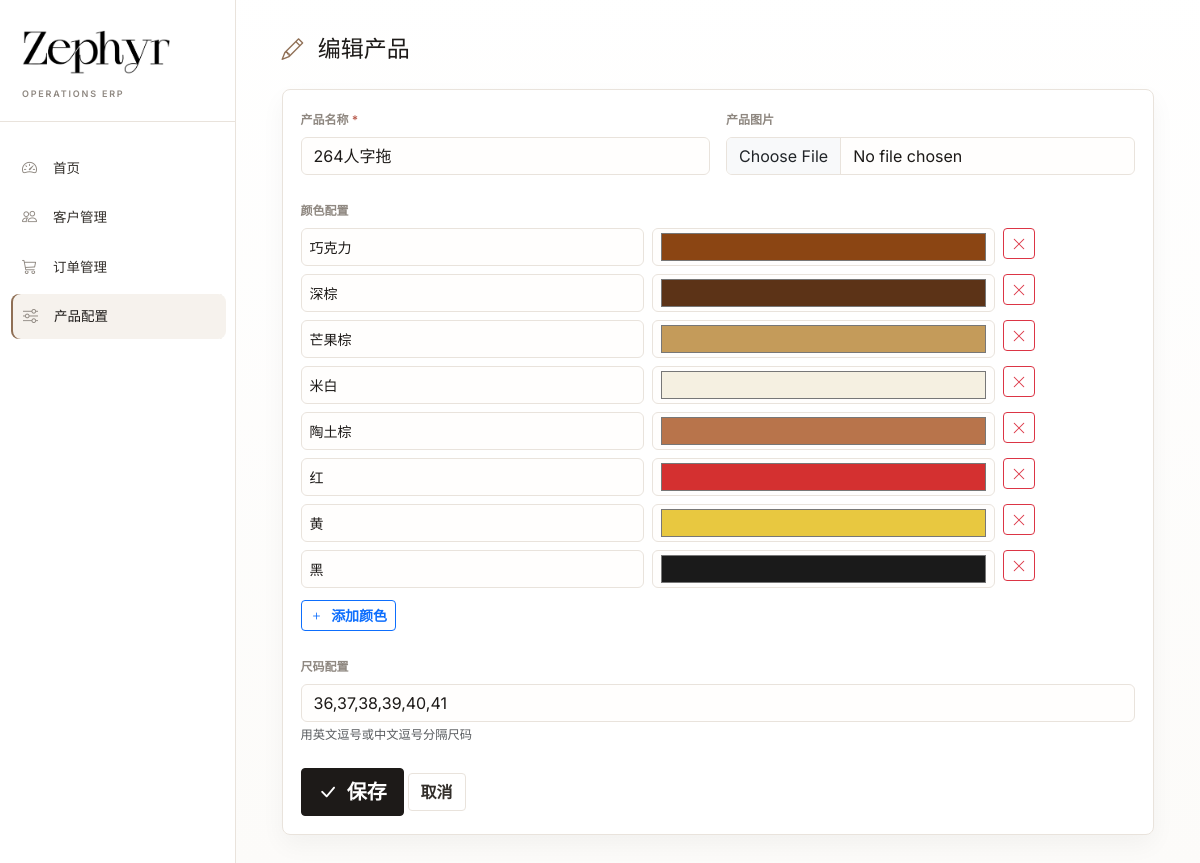
/products/1/edit, run on the app's committed database.
### models.py (models this page shows, shortened)
class Product(db.Model):
    __tablename__ = 'products'
    id = db.Column(db.Integer, primary_key=True)
    name = db.Column(db.String(100), unique=True, nullable=False)  # 如: 2603人字拖
    image = db.Column(db.String(255), default='')
    is_active = db.Column(db.Boolean, default=True)
    created_at = db.Column(db.DateTime, default=datetime.utcnow)
    colors = db.relationship('ProductColor', backref='product', lazy='dynamic',
                             cascade='all, delete-orphan')
    sizes = db.relationship('ProductSize', backref='product', lazy='dynamic',
                            cascade='all, delete-orphan')
    orders = db.relationship('Order', backref='product', lazy='dynamic')
    def get_sorted_colors(self):
        return self.colors.order_by(ProductColor.sort_order).all()
    def get_sorted_sizes(self):
        return self.sizes.order_by(ProductSize.sort_order).all()

class ProductColor(db.Model):
    __tablename__ = 'product_colors'
    id = db.Column(db.Integer, primary_key=True)
    product_id = db.Column(db.Integer, db.ForeignKey('products.id'), nullable=False)
    name = db.Column(db.String(50), nullable=False)  # 如: 巧克力
    hex_code = db.Column(db.String(7), default='#CCCCCC')  # 如: #8B4513
    sort_order = db.Column(db.Integer, default=0)

class ProductSize(db.Model):
    __tablename__ = 'product_sizes'
    id = db.Column(db.Integer, primary_key=True)
    product_id = db.Column(db.Integer, db.ForeignKey('products.id'), nullable=False)
    size_label = db.Column(db.String(10), nullable=False)  # 如: 36, 37, 38
    sort_order = db.Column(db.Integer, default=0)

### app.py (the view, shortened to what this page needs)
@app.route('/products/<int:product_id>/edit', methods=['GET', 'POST'])
def product_edit(product_id):
    product = Product.query.get_or_404(product_id)
    return render_template('product_form.html', product=product)

### templates/product_form.html (shortened to what this page needs)
{% extends "base.html" %}
{% block content %}
<h4 class="mb-4">
    <i class="bi bi-{{ 'pencil' if product else 'box' }} me-2"></i>
    {{ '编辑产品' if product else '添加产品' }}
</h4>
<div class="card">
    <div class="card-body">
        <form method="POST" enctype="multipart/form-data" id="productForm">
            <div class="row g-3 mb-4">
                <div class="col-md-6">
                    <label class="form-label">产品名称 <span class="text-danger">*</span></label>
                    <input type="text" name="name" class="form-control" required
                           value="{{ product.name if product else '' }}"
                           placeholder="例如：2603人字拖">
                </div>
                <div class="col-md-6">
                    <label class="form-label">产品图片</label>
                    <input type="file" name="image" class="form-control" accept="image/*">
                </div>
            </div>
            <div class="mb-4">
                <label class="form-label fw-bold">颜色配置</label>
                <div id="colorsContainer">
                    {% if product %}
                    {% for c in product.get_sorted_colors() %}
                    <div class="row g-2 mb-2 color-row">
                        <div class="col-5">
                            <input type="text" name="color_name[]" class="form-control form-control-sm"
                                   value="{{ c.name }}" placeholder="颜色名称">
                        </div>
                        <div class="col-5">
                            <input type="color" name="color_hex[]" class="form-control form-control-sm"
                                   value="{{ c.hex_code }}">
                        </div>
                        <div class="col-2">
                            <button type="button" class="btn btn-sm btn-outline-danger" onclick="removeColor(this)">
                                <i class="bi bi-x-lg"></i>
                            </button>
                        </div>
                    </div>
                    {% endfor %}
                    {% endif %}
                </div>
                <button type="button" class="btn btn-sm btn-outline-primary mt-1" onclick="addColor()">
                    <i class="bi bi-plus me-1"></i> 添加颜色
                </button>
            </div>
            <div class="mb-4">
                <label class="form-label fw-bold">尺码配置</label>
                <input type="text" name="size_labels" class="form-control" id="sizeInput"
                       value="{% if product %}{% for s in product.get_sorted_sizes() %}{{ s.size_label }}{% if not loop.last %},{% endif %}{% endfor %}{% else %}36,37,38,39,40,41{% endif %}"
                       placeholder="用英文逗号分隔，例如：36,37,38,39,40,41">
                <div class="form-text">用英文逗号或中文逗号分隔尺码</div>
            </div>
            <button type="submit" class="btn btn-primary btn-lg">
                <i class="bi bi-check-lg me-1"></i> 保存
            </button>
            <a href="{{ url_for('product_list') }}" class="btn btn-outline-secondary">取消</a>
        </form>
    </div>
</div>
{% endblock %}

### templates/base.html (style rules this page uses)
:root { --sidebar-width: 236px; --z-white: #ffffff; --z-paper: #fcfbf9; --z-warm-gray: #f6f2ed; --z-line: #e9e3dc; --z-soft-line: #f1ece6; --z-muted: #8f8881; --z-charcoal: #332f2b; --z-ink: #1d1a18; --z-accent: #8f6f55; --z-deep-brown: #5d3f2d; --z-success: #7a6a5f; --z-warning: #b78442; --z-danger: #b95d4f; --font-serif: 'Playfair Display', Georgia, 'Times New Roman', serif; --font-display-cn: 'Microsoft YaHei UI', 'Noto Sans SC', 'PingFang SC', 'Hiragino Sans GB', sans-serif; --font-sans: 'Microsoft YaHei UI', 'Noto Sans SC', 'Inter', 'Microsoft YaHei', 'PingFang SC', 'Hiragino Sans GB', sans-serif; --shadow-soft: 0 10px 24px rgba(31, 27, 22, 0.045); --shadow-float: 0 18px 48px rgba(31, 27, 22, 0.12); }
* { letter-spacing: 0; }
body { font-family: var(--font-sans); font-size: 14px; color: var(--z-charcoal); background: linear-gradient(180deg, rgba(255,255,255,0.96), rgba(252,251,249,0.98)), var(--z-paper); -webkit-font-smoothing: antialiased; text-rendering: optimizeLegibility; }
a { color: var(--z-ink); text-decoration: none; }
h1, h2, h3, h4, h5, h6 { color: var(--z-ink); font-weight: 600; line-height: 1.35; }
strong, .fw-bold { font-weight: 600 !important; }
.main-content > h4, .main-content > .d-flex h4 { font-family: var(--font-display-cn); font-size: 23px; font-weight: 500; margin-bottom: 0; }
.main-content > h4 i, .main-content > .d-flex h4 i { color: var(--z-accent); font-size: 0.95em; }
.card { border: 1px solid var(--z-line); border-radius: 8px; box-shadow: var(--shadow-soft); background: rgba(255,255,255,0.98); overflow: hidden; }
.card-body { padding: 18px; }
.form-control, .form-select { border: 1px solid var(--z-line); border-radius: 6px; color: var(--z-ink); background-color: #fffefd; min-height: 38px; }
.form-label { font-size: 12px; font-weight: 600; color: var(--z-muted); }
.btn { border-radius: 4px; font-weight: 600; border-width: 1px; transition: transform 0.18s ease, box-shadow 0.18s ease, background 0.18s ease, color 0.18s ease; }
.btn-primary, .btn-dark { --bs-btn-bg: var(--z-ink); --bs-btn-border-color: var(--z-ink); --bs-btn-hover-bg: #000000; --bs-btn-hover-border-color: #000000; --bs-btn-active-bg: #000000; --bs-btn-active-border-color: #000000; }
.btn-outline-secondary, .btn-outline-info { --bs-btn-color: var(--z-charcoal); --bs-btn-border-color: var(--z-line); --bs-btn-hover-color: var(--z-white); --bs-btn-hover-bg: var(--z-ink); --bs-btn-hover-border-color: var(--z-ink); }
.text-danger { color: var(--z-danger) !important; }

### data on the page
Product: name "264人字拖"
ProductColor: name "巧克力", hex_code "#8b4513"
ProductColor: name "深棕", hex_code "#5c3317"
ProductColor: name "芒果棕", hex_code "#c49b5a"
ProductColor: name "米白", hex_code "#f5f0e1"
ProductColor: name "陶土棕", hex_code "#b8744b"
ProductColor: name "红", hex_code "#d43030"
ProductColor: name "黄", hex_code "#e8c840"
ProductColor: name "黑", hex_code "#1a1a1a"
ProductSize: size_labels "36,37,38,39,40,41"

### other printed values
{{ '编辑产品' if product else '添加产品' }} "编辑产品"
